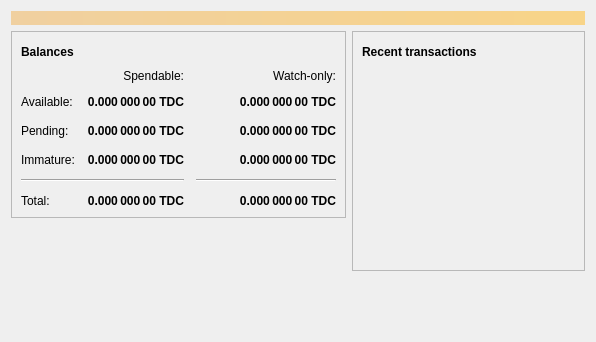
<?xml version="1.0" encoding="UTF-8"?>
<ui version="4.0">
 <class>OverviewPage</class>
 <widget class="QWidget" name="OverviewPage">
  <property name="geometry">
   <rect>
    <x>0</x>
    <y>0</y>
    <width>596</width>
    <height>342</height>
   </rect>
  </property>
  <property name="windowTitle">
   <string>Form</string>
  </property>
  <layout class="QVBoxLayout" name="topLayout">
   <item>
    <widget class="QLabel" name="labelAlerts">
     <property name="visible">
      <bool>false</bool>
     </property>
     <property name="styleSheet">
      <string notr="true">QLabel { background-color: qlineargradient(x1: 0, y1: 0, x2: 1, y2: 0, stop:0 #F0D0A0, stop:1 #F8D488); color:#000000; }</string>
     </property>
     <property name="wordWrap">
      <bool>true</bool>
     </property>
     <property name="margin">
      <number>3</number>
     </property>
     <property name="textInteractionFlags">
      <set>Qt::TextSelectableByMouse</set>
     </property>
    </widget>
   </item>
   <item>
    <layout class="QHBoxLayout" name="horizontalLayout" stretch="1,1">
     <item>
      <layout class="QVBoxLayout" name="verticalLayout_2">
       <item>
        <widget class="QFrame" name="frame">
         <property name="frameShape">
          <enum>QFrame::StyledPanel</enum>
         </property>
         <property name="frameShadow">
          <enum>QFrame::Raised</enum>
         </property>
         <layout class="QVBoxLayout" name="verticalLayout_4">
          <item>
           <layout class="QHBoxLayout" name="horizontalLayout_4">
            <item>
             <widget class="QLabel" name="label_5">
              <property name="font">
               <font>
                <weight>75</weight>
                <bold>true</bold>
               </font>
              </property>
              <property name="text">
               <string>Balances</string>
              </property>
             </widget>
            </item>
            <item>
             <widget class="QPushButton" name="labelWalletStatus">
              <property name="enabled">
               <bool>true</bool>
              </property>
              <property name="maximumSize">
               <size>
                <width>30</width>
                <height>16777215</height>
               </size>
              </property>
              <property name="toolTip">
               <string>The displayed information may be out of date. Your wallet automatically synchronizes with the trident network after a connection is established, but this process has not completed yet.</string>
              </property>
              <property name="text">
               <string/>
              </property>
              <property name="icon">
               <iconset resource="../bitcoin.qrc">
                <normaloff>:/icons/warning</normaloff>
                <disabledoff>:/icons/warning</disabledoff>:/icons/warning</iconset>
              </property>
              <property name="iconSize">
               <size>
                <width>24</width>
                <height>24</height>
               </size>
              </property>
              <property name="flat">
               <bool>true</bool>
              </property>
             </widget>
            </item>
            <item>
             <spacer name="horizontalSpacer_3">
              <property name="orientation">
               <enum>Qt::Horizontal</enum>
              </property>
              <property name="sizeHint" stdset="0">
               <size>
                <width>40</width>
                <height>20</height>
               </size>
              </property>
             </spacer>
            </item>
           </layout>
          </item>
          <item>
           <layout class="QGridLayout" name="gridLayout">
            <property name="spacing">
             <number>12</number>
            </property>
            <item row="2" column="2">
             <widget class="QLabel" name="labelWatchPending">
              <property name="font">
               <font>
                <weight>75</weight>
                <bold>true</bold>
               </font>
              </property>
              <property name="cursor">
               <cursorShape>IBeamCursor</cursorShape>
              </property>
              <property name="toolTip">
               <string>Unconfirmed transactions to watch-only addresses</string>
              </property>
              <property name="text">
               <string notr="true">0.000 000 00 TDC</string>
              </property>
              <property name="alignment">
               <set>Qt::AlignRight|Qt::AlignTrailing|Qt::AlignVCenter</set>
              </property>
              <property name="textInteractionFlags">
               <set>Qt::LinksAccessibleByMouse|Qt::TextSelectableByKeyboard|Qt::TextSelectableByMouse</set>
              </property>
             </widget>
            </item>
            <item row="2" column="1">
             <widget class="QLabel" name="labelUnconfirmed">
              <property name="font">
               <font>
                <weight>75</weight>
                <bold>true</bold>
               </font>
              </property>
              <property name="cursor">
               <cursorShape>IBeamCursor</cursorShape>
              </property>
              <property name="toolTip">
               <string>Total of transactions that have yet to be confirmed, and do not yet count toward the spendable balance</string>
              </property>
              <property name="text">
               <string notr="true">0.000 000 00 TDC</string>
              </property>
              <property name="alignment">
               <set>Qt::AlignRight|Qt::AlignTrailing|Qt::AlignVCenter</set>
              </property>
              <property name="textInteractionFlags">
               <set>Qt::LinksAccessibleByMouse|Qt::TextSelectableByKeyboard|Qt::TextSelectableByMouse</set>
              </property>
             </widget>
            </item>
            <item row="3" column="2">
             <widget class="QLabel" name="labelWatchImmature">
              <property name="font">
               <font>
                <weight>75</weight>
                <bold>true</bold>
               </font>
              </property>
              <property name="cursor">
               <cursorShape>IBeamCursor</cursorShape>
              </property>
              <property name="toolTip">
               <string>Mined balance in watch-only addresses that has not yet matured</string>
              </property>
              <property name="text">
               <string notr="true">0.000 000 00 TDC</string>
              </property>
              <property name="alignment">
               <set>Qt::AlignRight|Qt::AlignTrailing|Qt::AlignVCenter</set>
              </property>
              <property name="textInteractionFlags">
               <set>Qt::LinksAccessibleByMouse|Qt::TextSelectableByKeyboard|Qt::TextSelectableByMouse</set>
              </property>
             </widget>
            </item>
            <item row="4" column="0" colspan="2">
             <widget class="Line" name="line">
              <property name="orientation">
               <enum>Qt::Horizontal</enum>
              </property>
             </widget>
            </item>
            <item row="4" column="2">
             <widget class="Line" name="lineWatchBalance">
              <property name="sizePolicy">
               <sizepolicy hsizetype="Preferred" vsizetype="Fixed">
                <horstretch>0</horstretch>
                <verstretch>0</verstretch>
               </sizepolicy>
              </property>
              <property name="minimumSize">
               <size>
                <width>140</width>
                <height>0</height>
               </size>
              </property>
              <property name="orientation">
               <enum>Qt::Horizontal</enum>
              </property>
             </widget>
            </item>
            <item row="5" column="0">
             <widget class="QLabel" name="labelTotalText">
              <property name="text">
               <string>Total:</string>
              </property>
             </widget>
            </item>
            <item row="3" column="1">
             <widget class="QLabel" name="labelImmature">
              <property name="font">
               <font>
                <weight>75</weight>
                <bold>true</bold>
               </font>
              </property>
              <property name="cursor">
               <cursorShape>IBeamCursor</cursorShape>
              </property>
              <property name="toolTip">
               <string>Mined balance that has not yet matured</string>
              </property>
              <property name="text">
               <string notr="true">0.000 000 00 TDC</string>
              </property>
              <property name="alignment">
               <set>Qt::AlignRight|Qt::AlignTrailing|Qt::AlignVCenter</set>
              </property>
              <property name="textInteractionFlags">
               <set>Qt::LinksAccessibleByMouse|Qt::TextSelectableByKeyboard|Qt::TextSelectableByMouse</set>
              </property>
             </widget>
            </item>
            <item row="2" column="3">
             <spacer name="horizontalSpacer_2">
              <property name="orientation">
               <enum>Qt::Horizontal</enum>
              </property>
              <property name="sizeHint" stdset="0">
               <size>
                <width>40</width>
                <height>20</height>
               </size>
              </property>
             </spacer>
            </item>
            <item row="3" column="0">
             <widget class="QLabel" name="labelImmatureText">
              <property name="text">
               <string>Immature:</string>
              </property>
             </widget>
            </item>
            <item row="5" column="1">
             <widget class="QLabel" name="labelTotal">
              <property name="font">
               <font>
                <weight>75</weight>
                <bold>true</bold>
               </font>
              </property>
              <property name="cursor">
               <cursorShape>IBeamCursor</cursorShape>
              </property>
              <property name="toolTip">
               <string>Your current total balance</string>
              </property>
              <property name="text">
               <string notr="true">0.000 000 00 TDC</string>
              </property>
              <property name="alignment">
               <set>Qt::AlignRight|Qt::AlignTrailing|Qt::AlignVCenter</set>
              </property>
              <property name="textInteractionFlags">
               <set>Qt::LinksAccessibleByMouse|Qt::TextSelectableByKeyboard|Qt::TextSelectableByMouse</set>
              </property>
             </widget>
            </item>
            <item row="5" column="2">
             <widget class="QLabel" name="labelWatchTotal">
              <property name="font">
               <font>
                <weight>75</weight>
                <bold>true</bold>
               </font>
              </property>
              <property name="cursor">
               <cursorShape>IBeamCursor</cursorShape>
              </property>
              <property name="toolTip">
               <string>Current total balance in watch-only addresses</string>
              </property>
              <property name="text">
               <string notr="true">0.000 000 00 TDC</string>
              </property>
              <property name="alignment">
               <set>Qt::AlignRight|Qt::AlignTrailing|Qt::AlignVCenter</set>
              </property>
              <property name="textInteractionFlags">
               <set>Qt::LinksAccessibleByMouse|Qt::TextSelectableByKeyboard|Qt::TextSelectableByMouse</set>
              </property>
             </widget>
            </item>
            <item row="0" column="2">
             <widget class="QLabel" name="labelWatchonly">
              <property name="text">
               <string>Watch-only:</string>
              </property>
              <property name="alignment">
               <set>Qt::AlignRight|Qt::AlignTrailing|Qt::AlignVCenter</set>
              </property>
             </widget>
            </item>
            <item row="1" column="0">
             <widget class="QLabel" name="labelBalanceText">
              <property name="text">
               <string>Available:</string>
              </property>
             </widget>
            </item>
            <item row="1" column="1">
             <widget class="QLabel" name="labelBalance">
              <property name="font">
               <font>
                <weight>75</weight>
                <bold>true</bold>
               </font>
              </property>
              <property name="cursor">
               <cursorShape>IBeamCursor</cursorShape>
              </property>
              <property name="toolTip">
               <string>Your current spendable balance</string>
              </property>
              <property name="text">
               <string notr="true">0.000 000 00 TDC</string>
              </property>
              <property name="alignment">
               <set>Qt::AlignRight|Qt::AlignTrailing|Qt::AlignVCenter</set>
              </property>
              <property name="textInteractionFlags">
               <set>Qt::LinksAccessibleByMouse|Qt::TextSelectableByKeyboard|Qt::TextSelectableByMouse</set>
              </property>
             </widget>
            </item>
            <item row="1" column="2">
             <widget class="QLabel" name="labelWatchAvailable">
              <property name="font">
               <font>
                <weight>75</weight>
                <bold>true</bold>
               </font>
              </property>
              <property name="cursor">
               <cursorShape>IBeamCursor</cursorShape>
              </property>
              <property name="toolTip">
               <string>Your current balance in watch-only addresses</string>
              </property>
              <property name="text">
               <string notr="true">0.000 000 00 TDC</string>
              </property>
              <property name="alignment">
               <set>Qt::AlignRight|Qt::AlignTrailing|Qt::AlignVCenter</set>
              </property>
              <property name="textInteractionFlags">
               <set>Qt::LinksAccessibleByMouse|Qt::TextSelectableByKeyboard|Qt::TextSelectableByMouse</set>
              </property>
             </widget>
            </item>
            <item row="2" column="0">
             <widget class="QLabel" name="labelPendingText">
              <property name="text">
               <string>Pending:</string>
              </property>
             </widget>
            </item>
            <item row="0" column="1">
             <widget class="QLabel" name="labelSpendable">
              <property name="text">
               <string>Spendable:</string>
              </property>
              <property name="alignment">
               <set>Qt::AlignRight|Qt::AlignTrailing|Qt::AlignVCenter</set>
              </property>
             </widget>
            </item>
           </layout>
          </item>
         </layout>
        </widget>
       </item>
       <item>
        <spacer name="verticalSpacer">
         <property name="orientation">
          <enum>Qt::Vertical</enum>
         </property>
         <property name="sizeHint" stdset="0">
          <size>
           <width>20</width>
           <height>40</height>
          </size>
         </property>
        </spacer>
       </item>
      </layout>
     </item>
     <item>
      <layout class="QVBoxLayout" name="verticalLayout_3">
       <item>
        <widget class="QFrame" name="frame_2">
         <property name="frameShape">
          <enum>QFrame::StyledPanel</enum>
         </property>
         <property name="frameShadow">
          <enum>QFrame::Raised</enum>
         </property>
         <layout class="QVBoxLayout" name="verticalLayout">
          <item>
           <layout class="QHBoxLayout" name="horizontalLayout_2">
            <item>
             <widget class="QLabel" name="label_4">
              <property name="font">
               <font>
                <weight>75</weight>
                <bold>true</bold>
               </font>
              </property>
              <property name="text">
               <string>Recent transactions</string>
              </property>
             </widget>
            </item>
            <item>
             <widget class="QPushButton" name="labelTransactionsStatus">
              <property name="enabled">
               <bool>true</bool>
              </property>
              <property name="maximumSize">
               <size>
                <width>30</width>
                <height>16777215</height>
               </size>
              </property>
              <property name="toolTip">
               <string>The displayed information may be out of date. Your wallet automatically synchronizes with the trident network after a connection is established, but this process has not completed yet.</string>
              </property>
              <property name="text">
               <string/>
              </property>
              <property name="icon">
               <iconset resource="../bitcoin.qrc">
                <normaloff>:/icons/warning</normaloff>
                <disabledoff>:/icons/warning</disabledoff>:/icons/warning</iconset>
              </property>
              <property name="iconSize">
               <size>
                <width>24</width>
                <height>24</height>
               </size>
              </property>
              <property name="flat">
               <bool>true</bool>
              </property>
             </widget>
            </item>
            <item>
             <spacer name="horizontalSpacer">
              <property name="orientation">
               <enum>Qt::Horizontal</enum>
              </property>
              <property name="sizeHint" stdset="0">
               <size>
                <width>40</width>
                <height>20</height>
               </size>
              </property>
             </spacer>
            </item>
           </layout>
          </item>
          <item>
           <widget class="QListView" name="listTransactions">
            <property name="styleSheet">
             <string notr="true">QListView { background: transparent; }</string>
            </property>
            <property name="frameShape">
             <enum>QFrame::NoFrame</enum>
            </property>
            <property name="verticalScrollBarPolicy">
             <enum>Qt::ScrollBarAlwaysOff</enum>
            </property>
            <property name="horizontalScrollBarPolicy">
             <enum>Qt::ScrollBarAlwaysOff</enum>
            </property>
            <property name="selectionMode">
             <enum>QAbstractItemView::NoSelection</enum>
            </property>
           </widget>
          </item>
         </layout>
        </widget>
       </item>
       <item>
        <spacer name="verticalSpacer_2">
         <property name="orientation">
          <enum>Qt::Vertical</enum>
         </property>
         <property name="sizeHint" stdset="0">
          <size>
           <width>20</width>
           <height>40</height>
          </size>
         </property>
        </spacer>
       </item>
      </layout>
     </item>
    </layout>
   </item>
  </layout>
 </widget>
 <resources/>
 <connections/>
</ui>
